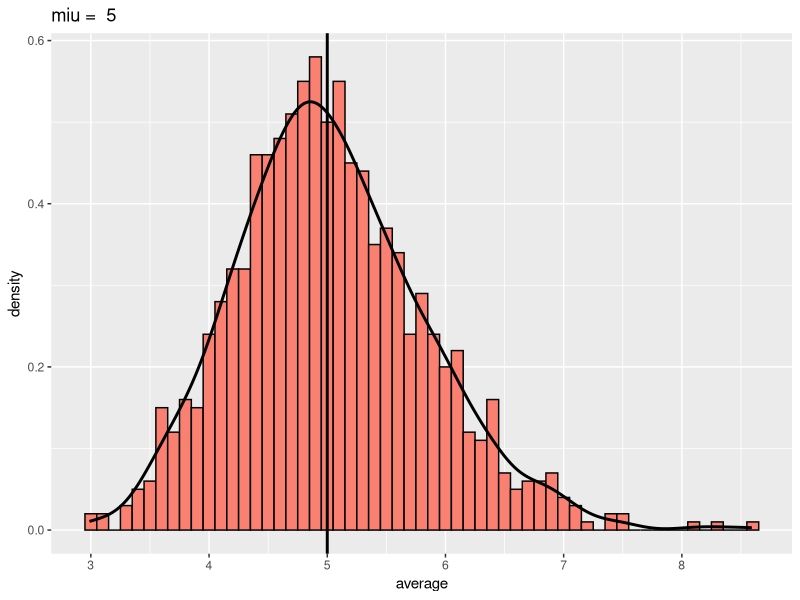
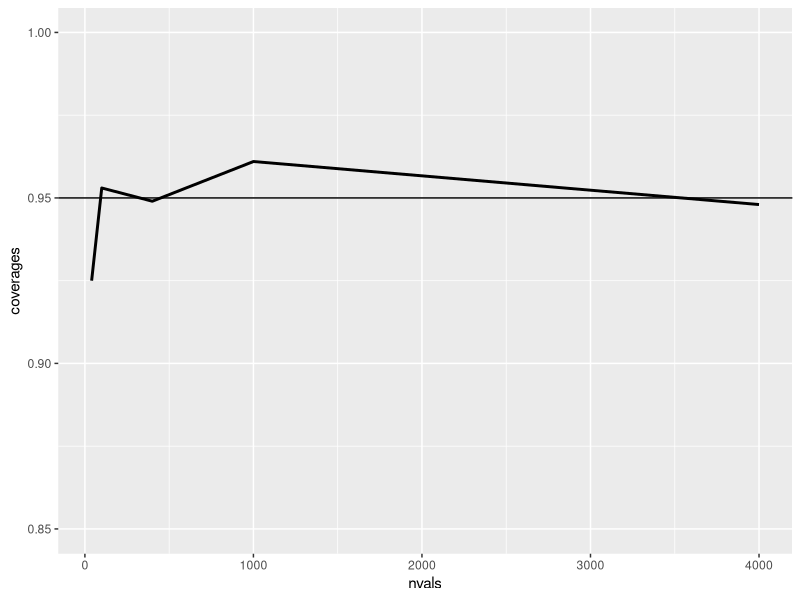

Generate these figures, in order, with R:
## ---- chunk 1
nosim <- 1000
n<-40
lambda<-0.2
mean(apply(matrix(rexp(nosim*n, lambda), ncol=n), 1, mean))
1/lambda
## ---- chunk 2
nosim <- 1000
n<-40
lambda<-0.2
sd(apply(matrix(rexp(nosim*n, lambda), ncol=n), 1, mean))^2
(1/lambda)^2/n
## ---- chunk 3
library(data.table)
nosim <- 1000
n<-40
lambda<-0.2
df<-data.table(average=apply(matrix(rexp(nosim*n, lambda), ncol=n), 1, mean))
## ---- chunk 4
library(ggplot2)
g <- ggplot(df, aes(x = average)) + labs(title = paste('miu = ', 1/lambda))
g <- g + geom_histogram(fill = "salmon",binwidth=0.1, aes(y = ..density..), colour = "black")
g <- g + geom_density(size = 1) + geom_vline(xintercept = 1/lambda, size =1)
g
## ---- chunk 5
# (This only needs to be done for the specific value of lambda). 
#lambdavals <- seq(0.05, 2.0, by = 0.05)
# nosim <- 1000
# myLambcov<-function(lambda) {
#   xhats<-matrix(rexp(nosim*n, lambda), ncol=n)
#   miu<-apply(xhats, 1, mean)
#   S<-apply(xhats, 1, sd)
#   ll <- miu - 1.96*S/sqrt(n)
#   ul <- miu + 1.96*S/sqrt(n)
#   mean(ll < 1/lambda & ul > 1/lambda)
# }  
# n<-40; coverage40 <- sapply(lambdavals, myLambcov )
# n<-400; coverage400 <- sapply(lambdavals, myLambcov)
nosim <- 1000
lambda<-0.2
set.seed(4)
nvals<-c(40,100,400,1000,4000)
coverages<-sapply(nvals, function(n) {
  xhats<-matrix(rexp(nosim*n, lambda), ncol=n)
  miu<-apply(xhats, 1, mean)
  S<-apply(xhats, 1, sd)
  ll <- miu - 1.96*S/sqrt(n)
  ul <- miu + 1.96*S/sqrt(n)
  mean(ll < 1/lambda & ul > 1/lambda)
})
## ---- chunk 6
#dat<-rbind(data.frame(sno=40,lambdavals,coverage=coverage40),data.frame(sno=400,lambdavals,coverage=coverage400))

library(ggplot2)
g <- ggplot() 
# g <- g + geom_line(data=data.frame(lambdavals,coverage40), aes(x=lambdavals,y=coverage40,color="40"),size=1)
# g <- g + geom_line(data=data.frame(lambdavals,coverage400), aes(x=lambdavals,y=coverage400,color="400"),size=1)
# g <- g + scale_colour_manual("# of samples",values = c("40" = "red","400" = "blue"))
g <- g + geom_line(data=data.frame(nvals,coverages), aes(x=nvals,y=coverages),size=1)
g <- g + geom_hline(yintercept = 0.95)
g <- g + coord_cartesian(ylim = c(0.85,1))
g
